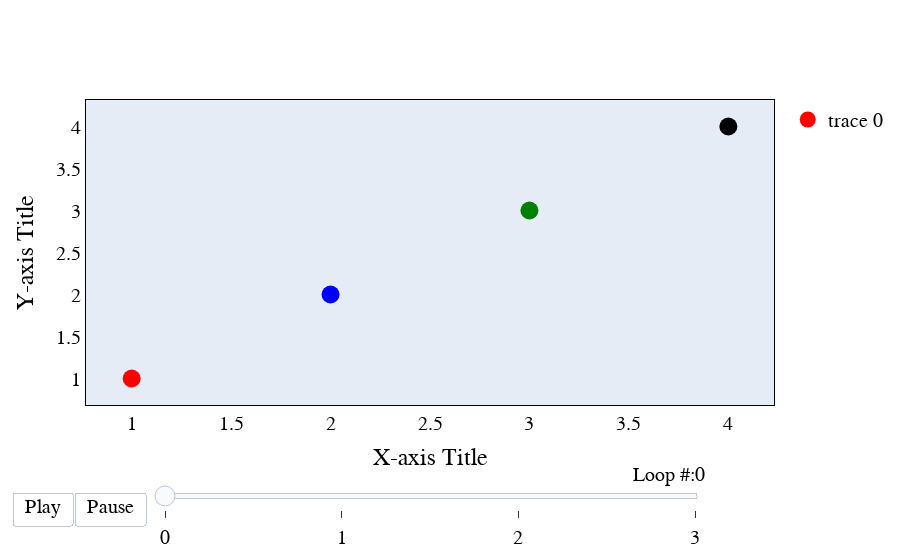

The notebook cell saved with this chart:
### Code cell
# ---
# jupyter:
#   jupytext:
#     formats: ipynb,py:light
#     text_representation:
#       extension: .py
#       format_name: light
#       format_version: '1.5'
#       jupytext_version: 1.4.2
#   kernelspec:
#     display_name: Python [conda env:PROJ_irox_oer] *
#     language: python
#     name: conda-env-PROJ_irox_oer-py
# ---

# # Import Modules

# +
import os
import sys

import pandas as pd

import plotly.graph_objs as go

# #############################################################################
# from local_methods import get_sliders_init_dict, get_slider_step_i, get_layout
# -

# # Methods

# +
import plotly.graph_objs as go


def get_layout(
    duration_long=1000 * 2,
    duration_short=800 * 2,
    ):
    """
    """
    #| - get_layout

    #| - updatemenus
    updatemenus = [
        {
            'buttons': [
                {
                    'args': [
                        None,
                        {
                            'frame': {
                                'duration': duration_long,  # TEMP_DURATION
                                'redraw': False,
                                },
                            'fromcurrent': True,
                            'transition': {
                                'duration': duration_short,  # TEMP_DURATION
                                'easing': 'quadratic-in-out',
                                }
                            }
                        ],
                    'label': 'Play',
                    'method': 'animate'
                    },
                {
                    'args': [
                        [None],
                        {
                            'frame': {
                                'duration': 0,
                                'redraw': False,
                                },
                            'mode': 'immediate',
                            'transition': {'duration': 0},
                            }
                        ],
                    'label': 'Pause',
                    'method': 'animate'
                    }
                ],
            'direction': 'left',
            'pad': {'r': 10, 't': 87},
            'showactive': False,
            'type': 'buttons',
            'x': 0.1,
            'xanchor': 'right',
            'y': 0,
            'yanchor': 'top'
            }
        ]

    #__|

    layout = go.Layout(
        # title='Material Discovery Training',
        showlegend=False,
        font=dict(
            # family='Courier New, monospace',

            family='Arial',
            size=20,
            color='black'
            ),

        xaxis={
            'title': 'X-axis Title',

            # 'range': [0 - 5, len(models_list[0]) + 5],
            # 'autorange': False,
            'autorange': True,

            'showgrid': False,
            'zeroline': False,
            'showline': True,
            'ticks': '',
            'showticklabels': True,
            'mirror': True,
            'linecolor': 'black',

            },

        yaxis={
            'title': 'Y-axis Title',

            # 'range': [global_y_min, global_y_max],
            # 'range': [-1.5, 2.4],
            # 'autorange': False,
            'autorange': True,
            'fixedrange': False,

            'showgrid': False,
            'zeroline': True,
            'showline': True,
            'ticks': '',
            'showticklabels': True,
            'mirror': True,
            'linecolor': 'black',

            },

        updatemenus=updatemenus,
        )

    return(layout)
    #__|

    
def get_sliders_init_dict(duration_short):
    """
    """
    # | - get_sliders_init_dict
    sliders_dict = {
        # 'active': 0,
        'active': 0,
        'yanchor': 'top',
        'xanchor': 'left',
        'currentvalue': {
            'font': {'size': 20},
            'prefix': 'Loop #:',
            'visible': True,
            'xanchor': 'right'
            },
        'transition': {
            'duration': duration_short,  # TEMP_DURATION
            'easing': 'cubic-in-out'},
        'pad': {'b': 10, 't': 50},
        'len': 0.8,
        'x': 0.1,
        'y': 0,
        'steps': [],
        }

    return(sliders_dict)
    #__|

def get_slider_step_i(i_cnt, duration_short):
    """
    """
    #| - get_slider_step_i
    slider_step_i = {
        'args': [
            [str(i_cnt)],
            {
                'frame': {
                    'duration': duration_short,  # TEMP_DURATION
                    'redraw': False},
                'mode': 'immediate',
                'transition': {
                    'duration': duration_short,  # TEMP_DURATION
                    },
                },
            ],
        'label': str(i_cnt),
        'method': 'animate',
        }

    return(slider_step_i)
    #__|



# -

# # Script Inputs

duration_long = 1000 * 3
duration_short = 800 * 3

# # Read Data

# +
dict_data = {
    ('0', 'name'): {0: 'a', 1: 'b', 2: 'c', 3: 'd'},
    ('0', 'x'): {0: 1, 1: 2, 2: 3, 3: 4},
    ('0', 'y'): {0: 1, 1: 2, 2: 3, 3: 4},
    ('0', 'color'): {0: 'red', 1: 'blue', 2: 'green', 3: 'black'},
    ('1', 'name'): {0: 'a', 1: 'b', 2: 'c', 3: 'd'},
    ('1', 'x'): {0: 2, 1: 1, 2: 3, 3: 4},
    ('1', 'y'): {0: 2, 1: 1, 2: 3, 3: 4},
    ('1', 'color'): {0: 'red', 1: 'blue', 2: 'green', 3: 'black'},
    ('2', 'name'): {0: 'a', 1: 'b', 2: 'c', 3: 'd'},
    ('2', 'x'): {0: 4, 1: 3, 2: 1, 3: 2},
    ('2', 'y'): {0: 4.0, 1: 3.0, 2: 1.0, 3: 0.8},
    ('2', 'color'): {0: 'red', 1: 'blue', 2: 'green', 3: 'black'},
    ('3', 'name'): {0: 'a', 1: 'b', 2: 'd', 3: 'c'},
    ('3', 'x'): {0: 4, 1: 3, 2: 1, 3: -1},
    ('3', 'y'): {0: 4.0, 1: 3.0, 2: 0.8, 3: 1.0},
    ('3', 'color'): {0: 'red', 1: 'blue', 2: 'green', 3: 'black'},
    }


df_data = pd.DataFrame(dict_data)

# +
# df_data = pd.read_csv("data.csv", header=[0, 1])

time_series_indices = list(df_data.columns.levels[0])

df_list = []
for i in time_series_indices:
    df_i = df_data[i]
    df_i = df_i.set_index("name")
    # df_i = df_i.sort_index()
    df_list.append(df_i)


# -

# # methods | get_traces

def get_traces(df):
    trace = go.Scatter(
        x=df["x"],
        y=df["y"],
        mode="markers",
        marker=dict(
            symbol="circle",
            color=df["color"],
            size=18),
        )
    data = [trace]

    return(data)


# +
layout_anim = get_layout(
    duration_long=duration_long,
    duration_short=duration_short)
sliders_dict = get_sliders_init_dict(duration_short)

frames = []; data = []
for i_cnt, df_i in enumerate(df_list):
    traces_i = get_traces(df_i)
    print(df_i)

    # #####################################################
    # i_cnt = 0
    layout_i = go.Layout(

        annotations=[
            go.layout.Annotation(
                x=df_i.loc[0, "a"],
                y=df_i.loc[0, "b"],
                xref="x",
                yref="y",
                text="TEMP_" + str(i_cnt).zfill(3),
                showarrow=True,
                arrowhead=7,
                ax=0,
                ay=-40
                )
            ],

        )
    # #####################################################



    # #####################################################
    if i_cnt == 0: data.extend(traces_i)
    data_i = []; data_i.extend(traces_i)
    # frame_i = go.Frame(data=data_i, name=str(i_cnt))
    frame_i = go.Frame(data=data_i, name=str(i_cnt), layout=layout_i)
    frames.append(frame_i)
    slider_step_i = get_slider_step_i(i_cnt, duration_short)
    sliders_dict['steps'].append(slider_step_i)

# +
layout_anim["showlegend"] = True

fig = go.Figure(
    data=data,
    layout=layout_anim,
    frames=frames)
fig['layout']['sliders'] = [sliders_dict]

fig.show()

### Figure 1 — Plotly figure (JSON) as saved in the notebook; plotly's stock layout.template omitted (floating-point values rounded to 4 significant figures)
{"data": [{"marker": {"color": ["red", "blue", "green", "black"], "size": 18, "symbol": "circle"}, "mode": "markers", "type": "scatter", "x": [1, 2, 3, 4], "y": [1, 2, 3, 4]}], "layout": {"font": {"color": "black", "family": "Arial", "size": 20}, "showlegend": true, "sliders": [{"active": 0, "currentvalue": {"font": {"size": 20}, "prefix": "Loop #:", "visible": true, "xanchor": "right"}, "len": 0.8, "pad": {"b": 10, "t": 50}, "steps": [{"args": [["0"], {"frame": {"duration": 2400, "redraw": false}, "mode": "immediate", "transition": {"duration": 2400}}], "label": "0", "method": "animate"}, {"args": [["1"], {"frame": {"duration": 2400, "redraw": false}, "mode": "immediate", "transition": {"duration": 2400}}], "label": "1", "method": "animate"}, {"args": [["2"], {"frame": {"duration": 2400, "redraw": false}, "mode": "immediate", "transition": {"duration": 2400}}], "label": "2", "method": "animate"}, {"args": [["3"], {"frame": {"duration": 2400, "redraw": false}, "mode": "immediate", "transition": {"duration": 2400}}], "label": "3", "method": "animate"}], "transition": {"duration": 2400, "easing": "cubic-in-out"}, "x": 0.1, "xanchor": "left", "y": 0, "yanchor": "top"}], "updatemenus": [{"buttons": [{"args": [null, {"frame": {"duration": 3000, "redraw": false}, "fromcurrent": true, "transition": {"duration": 2400, "easing": "quadratic-in-out"}}], "label": "Play", "method": "animate"}, {"args": [[null], {"frame": {"duration": 0, "redraw": false}, "mode": "immediate", "transition": {"duration": 0}}], "label": "Pause", "method": "animate"}], "direction": "left", "pad": {"r": 10, "t": 87}, "showactive": false, "type": "buttons", "x": 0.1, "xanchor": "right", "y": 0, "yanchor": "top"}], "xaxis": {"autorange": true, "linecolor": "black", "mirror": true, "showgrid": false, "showline": true, "showticklabels": true, "ticks": "", "title": {"text": "X-axis Title"}, "zeroline": false}, "yaxis": {"autorange": true, "fixedrange": false, "linecolor": "black", "mirror": true, "showgrid": false, "showline": true, "showticklabels": true, "ticks": "", "title": {"text": "Y-axis Title"}, "zeroline": true}}}
